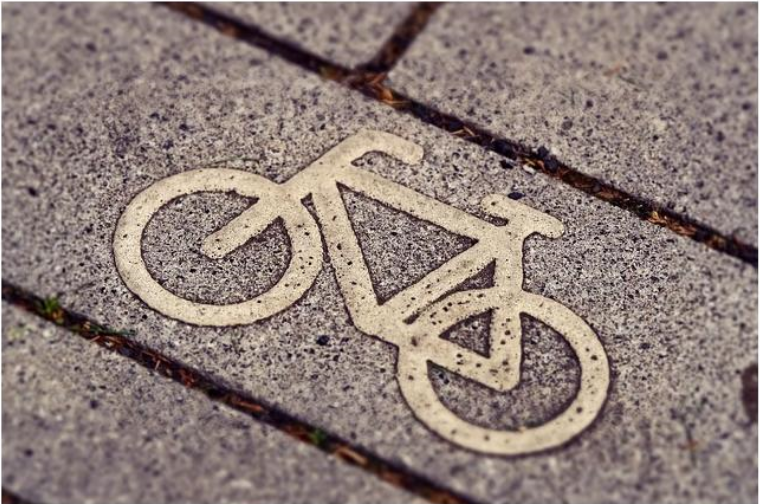
#> input picture colorida.jpg, 760 x 504 px
$ jupyter execute desafio.ipynb
#> lines starting #> are read from the running program, lines starting #| are printed output that depends on the picture
DESAFIO OPENCV COMENTADO  signed by: Vitor Dallanol

[cell 1]
# importação das bibliotecas
import cv2
import numpy as npy
from matplotlib import pyplot as plt
# leitura da imagem
img=cv2.imread("colorida.jpg")
#> img is the input picture: shape (504, 760, 3); mean B, G, R 121, 126.4, 142.4

#metodo para cortar a imagem em RGB (importante seguir a ordem de vermelho,verde e azul pois caso contrario mudará o resultado)
vermelho, verde, azul = cv2.split(img)
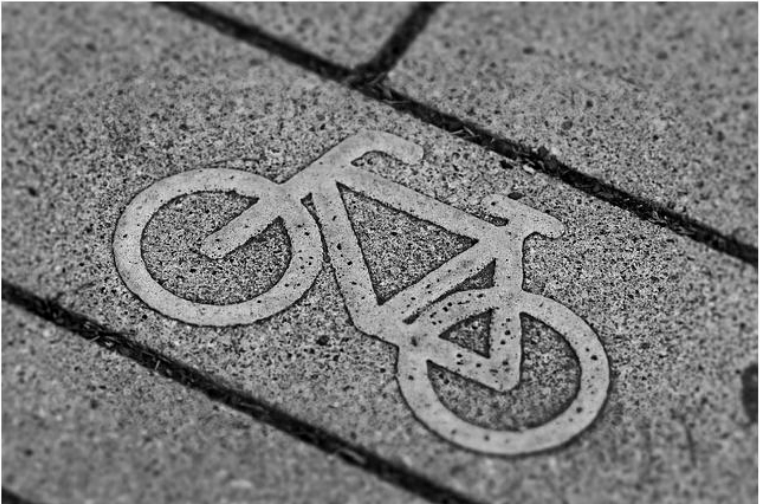
#> vermelho: shape (504, 760); min 0, max 255, mean 121
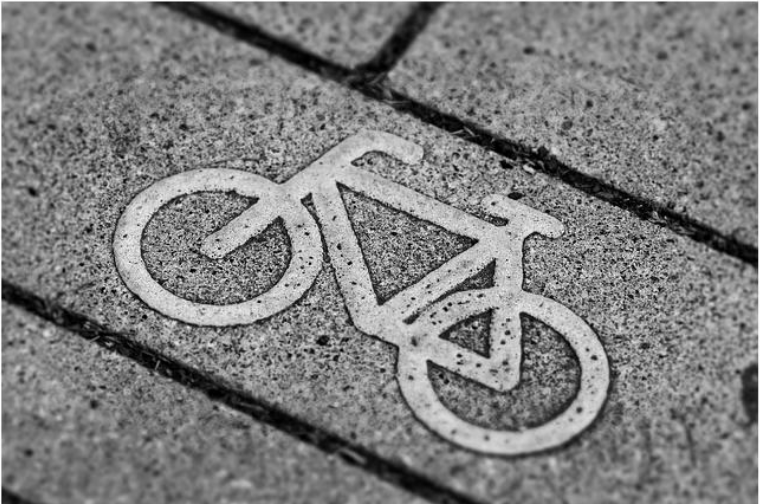
#> verde: shape (504, 760); min 0, max 255, mean 126.4
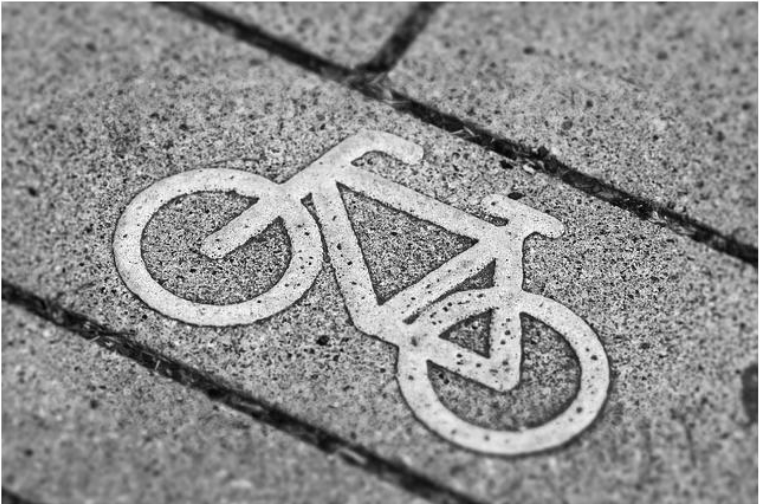
#> azul: shape (504, 760); min 3, max 255, mean 142.4
# equalizando cada um dos cortes RGB
vermelhoEqualizada= cv2.equalizeHist(vermelho)
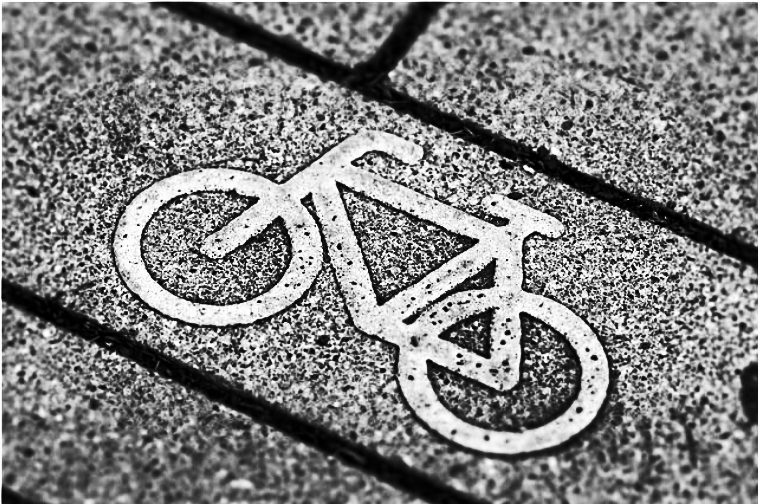
#> vermelhoEqualizada: shape (504, 760); min 0, max 255, mean 128.5
verdeEqualizada= cv2.equalizeHist(verde)
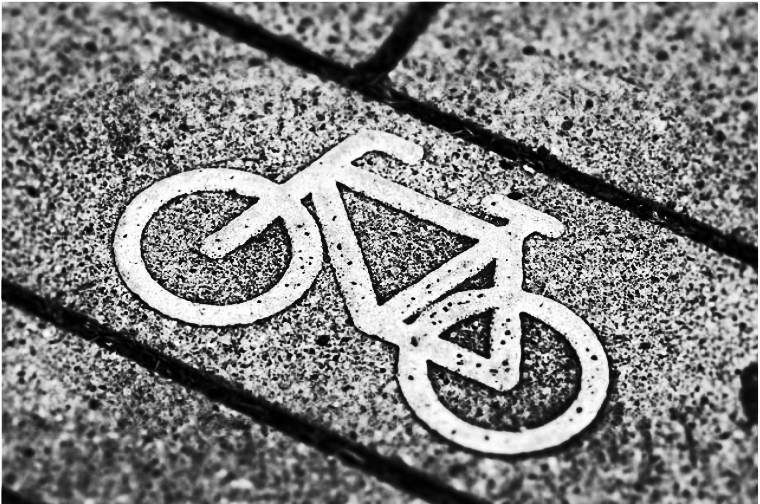
#> verdeEqualizada: shape (504, 760); min 0, max 255, mean 128.4
azulEqualizada= cv2.equalizeHist(azul)
#definindo o tamanho da figura de saida
fig= plt.figure(figsize=(20,5))
#localizando onde vai sair (linha|colunatotais|coluna localizada)
ax1= fig.add_subplot(191)
#imprimindo o historiograma da cor azul com o valor maximo de 256 variando de 0 a 256
plt.hist(azul.ravel(),256,[0,256])
#titulo do historiograma
plt.title("Azul")

#repetindo o processo acima para o verde
ax2= fig.add_subplot(192)
plt.hist(verde.ravel(),256,[0,256])
plt.title("Verde")

#repetindo o processo acima para o vermelho
ax3= fig.add_subplot(193)
plt.hist(vermelho.ravel(),256,[0,256])
plt.title("Vermelho")

#mudando o tamanho da janela popup(imagem, parametro da img de saida, fator de escala horizontal(x), fator de escala vertical(y),tipo de interpolação(cubica))
imgpequena= cv2.resize(img,None,fx=0.5,fy=0.5,interpolation=cv2.INTER_CUBIC)
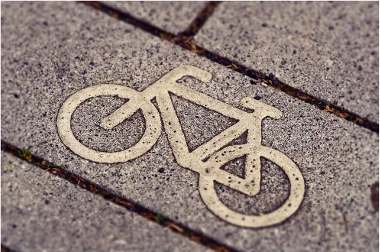
#> imgpequena: shape (252, 380, 3); mean B, G, R 121, 126.4, 142.4

#imprimindo o popup (nome da imagem, variavel que foi feito o resize)
cv2.imshow("imagem original", imgpequena)

#repetindo o processo de imprimir o historiograma para o azulEqualizado
ax1_1= fig.add_subplot(196)
plt.hist(azulEqualizada.ravel(),256,[0,256])
plt.title("Azul equalizada")

#repetindo o processo de imprimir o historiograma para o verdeEqualizado
ax2_2= fig.add_subplot(197)
plt.hist(verdeEqualizada.ravel(),256,[0,256])
plt.title("Verde equalizada")

#repetindo o processo de imprimir o historiograma para o vermelhoEqualizado
ax3_2= fig.add_subplot(198)
plt.hist(vermelhoEqualizada.ravel(),256,[0,256])
plt.title("Vermelho equalizada")

#juntando o valor das equalizações feitas acima
imgEqualizada = cv2.merge((vermelhoEqualizada , verdeEqualizada , azulEqualizada))
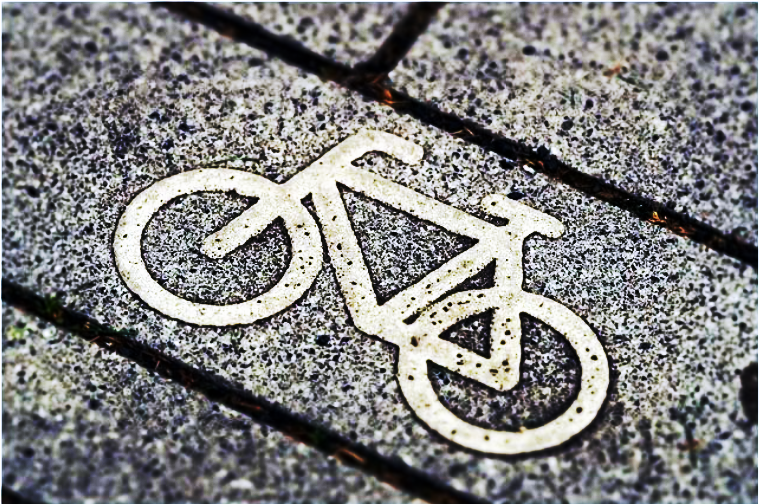
#> imgEqualizada: shape (504, 760, 3); mean B, G, R 128.5, 128.4, 128.5

#repetindo o processo de resize para a img equalizada
imgEqualizadinha= cv2.resize(imgEqualizada,None,fx=0.5,fy=0.5,interpolation=cv2.INTER_CUBIC)
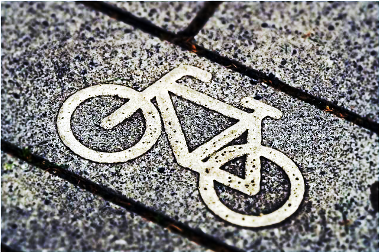
#> imgEqualizadinha: shape (252, 380, 3); mean B, G, R 128.4, 128.4, 128.5

#repetindo o processo de imprimir a img para a img equalizadinha
cv2.imshow("imagem equalizada",imgEqualizadinha)

#mostrando a plt
plt.show()
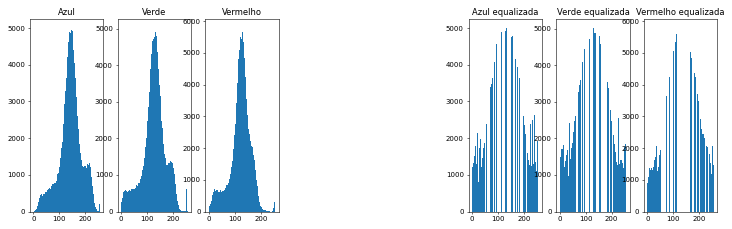
#> figure drawn by matplotlib, 6 panels; panel 1: tallest bar 4996 high, from x = 145 to 146; panel 2: tallest bar 5017 high, from x = 129 to 130; panel 3: tallest bar 5782 high, from x = 128 to 129; panel 4: tallest bar 4996 high, from x = 132 to 133

#esperando que o usuario clique alguma tecla para fechar a imagem
cv2.waitKey(0)

#quando clickar vai destroir todas as janelas popups criadas
cv2.destroyAllWindows()
